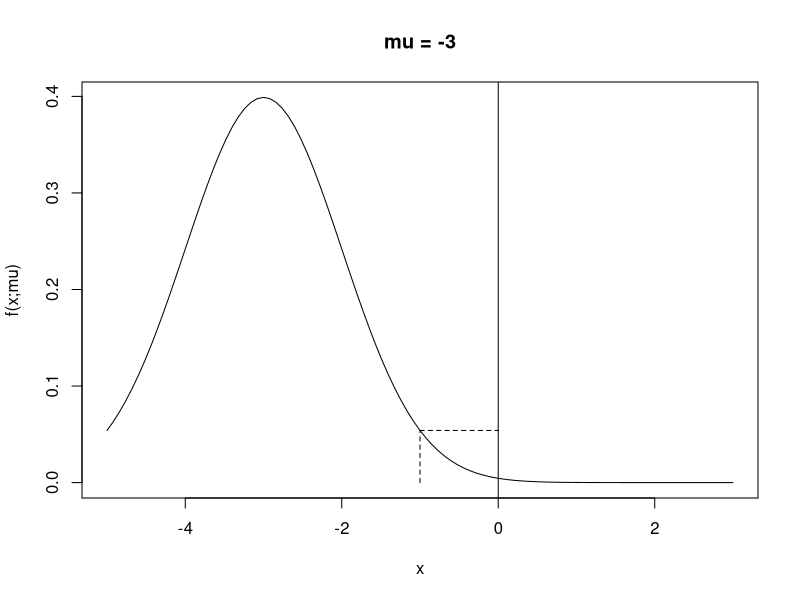
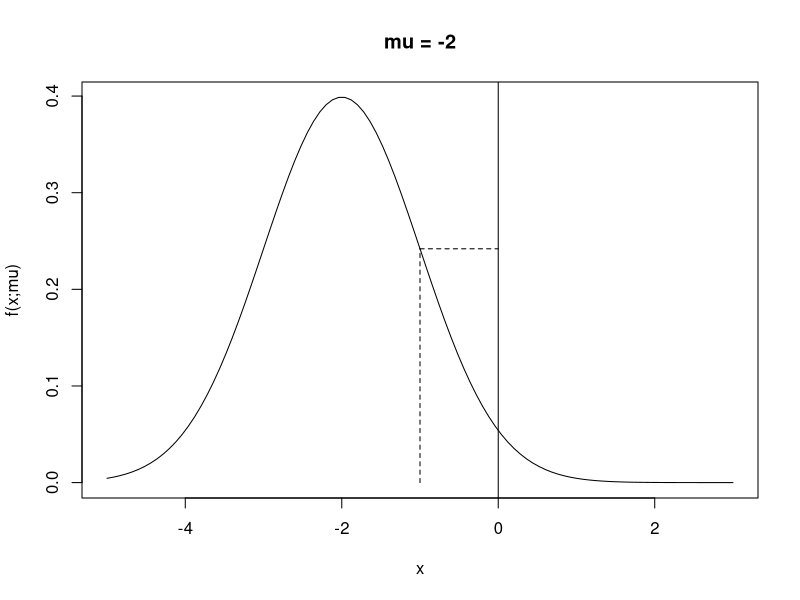
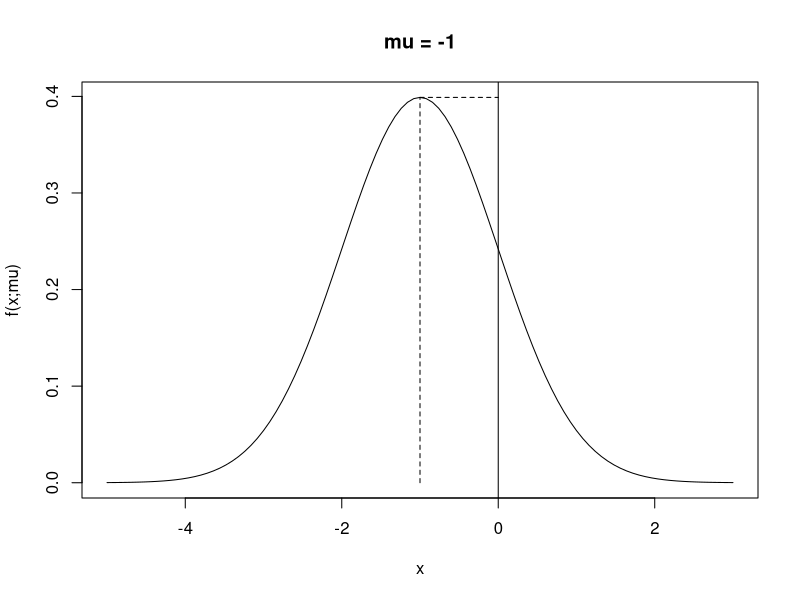
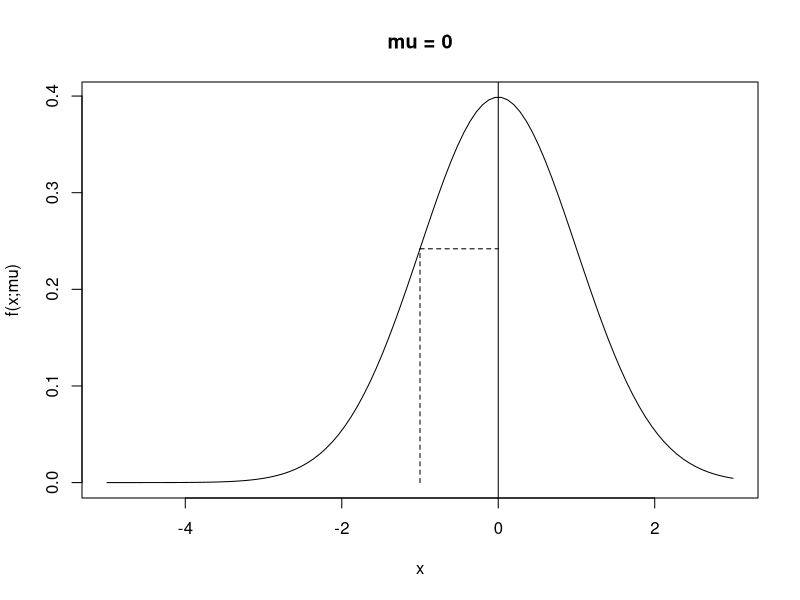
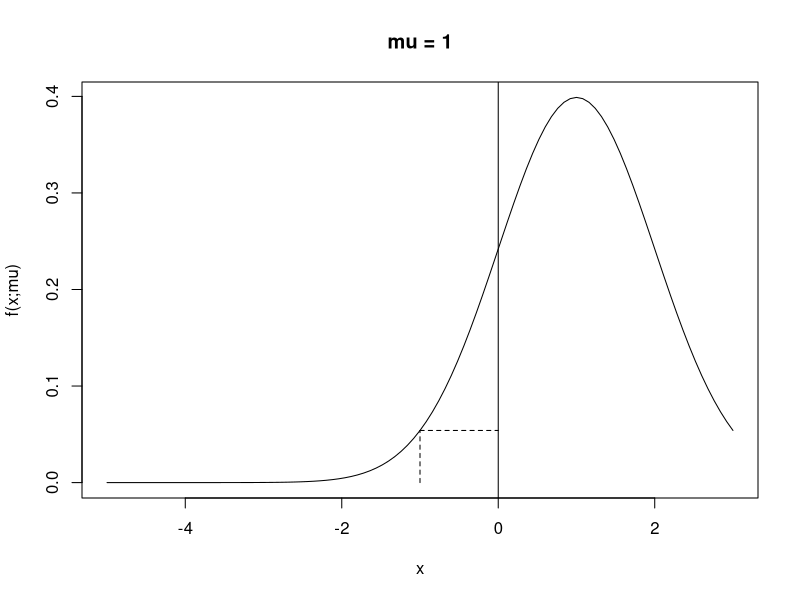
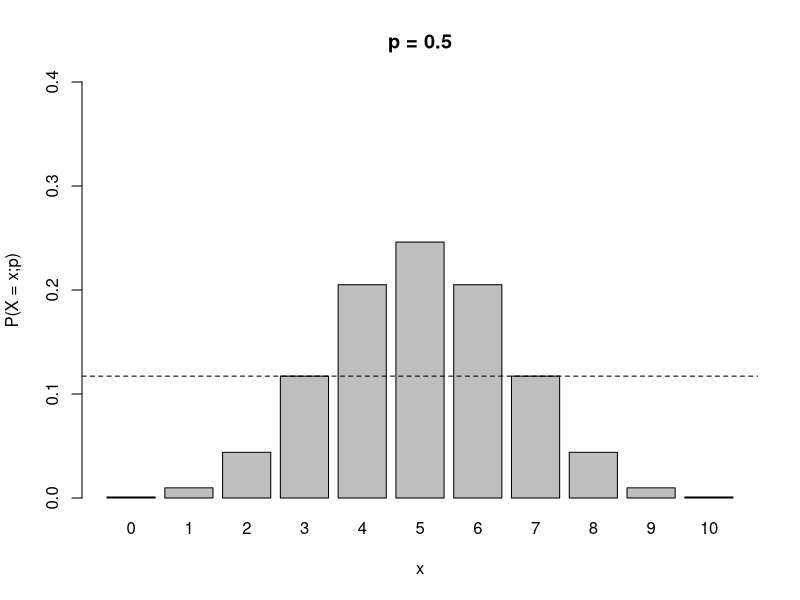
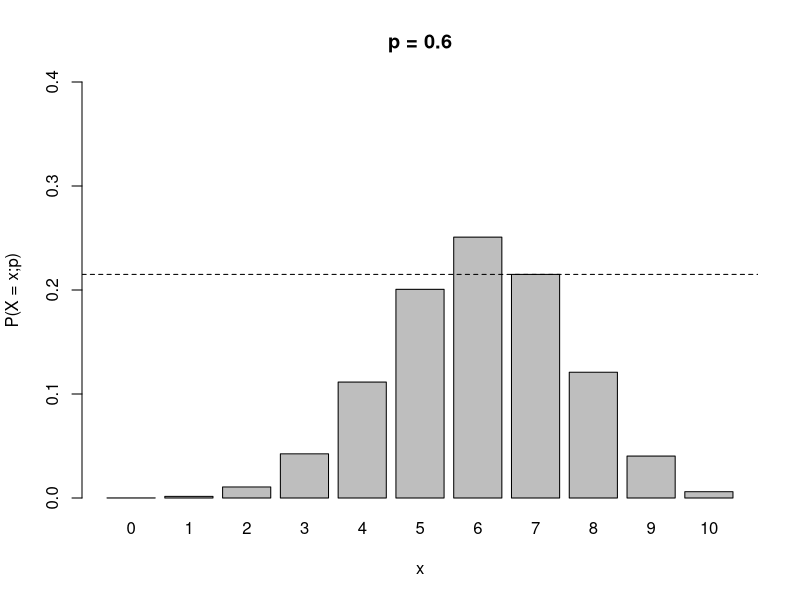
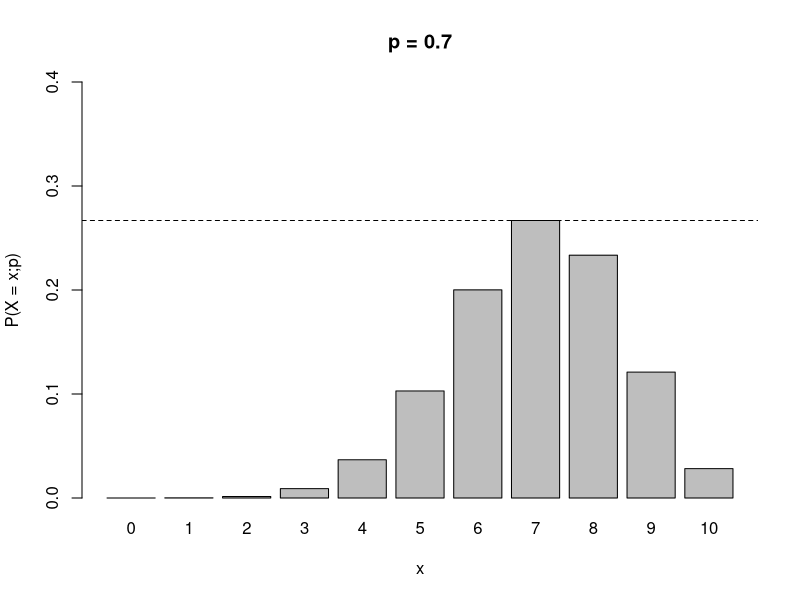

The R source for these figures, in order:
## ---- chunk 1
x <- -1
width <- 2
for(i in (x - width):(x + width)){
  temp <- function(x){
    dnorm(x = x,
          mean = i)
  }
  curve(expr = temp,
        from = x - width - 2,
        to = x + width + 2,
        xlab = "x",
        ylab = "f(x;mu)",
        main = paste0("mu = ",
                      i))
  abline(v = 0)
  segments(x0 = c(-1,-1),
           y0 = c(0,temp(-1)),
           x1 = c(-1,0),
           y1 = c(temp(-1),temp(-1)),
           lty = 2)
}
## ---- chunk 2
x <- 7
n <- 10
width <- 2
for(i in (x - width):(x + width)){
  temp <- function(x){
    dbinom(x = x,
           size = n,
           prob = i / n)
  }
  barplot(height = temp(0:10),
          names.arg = 0:10,
          xlab = "x",
          ylab = "P(X = x;p)",
          main = paste0("p = ",
                        i / n),
          ylim = c(0,0.4))
  abline(h = temp(x),
         lty = 2)
}
